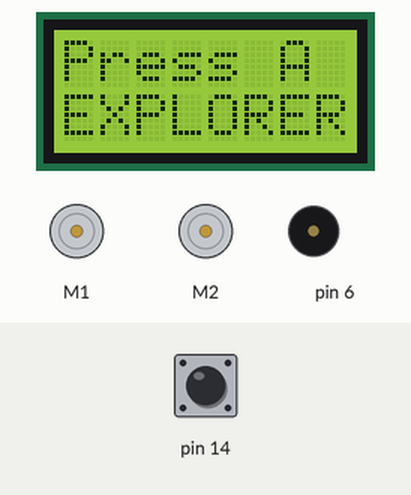
Simulated run of this sketch. Board: Arduino Leonardo, built with avr-gcc and run on an emulated ATmega32U4. Parts: 8×2 character LCD, 2 × DC motor (green arrow = forward, orange = backward, longer = faster), buzzer (waves = sounding). The inputs (shaded band) are chosen by the test bench; at power-on: pin 14 HIGH.

Above: at 0.8 s.
0.9 s: pin 14 pulled LOW for 0.15 s
At 2.41 s:
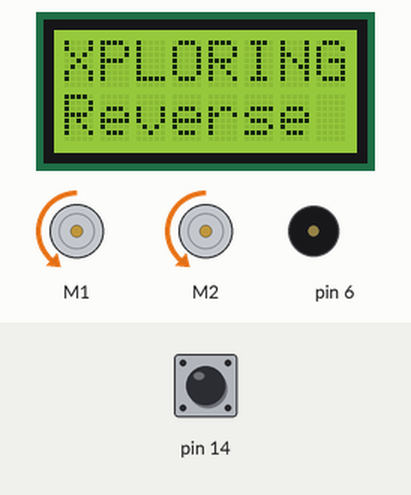
At 3.0 s:
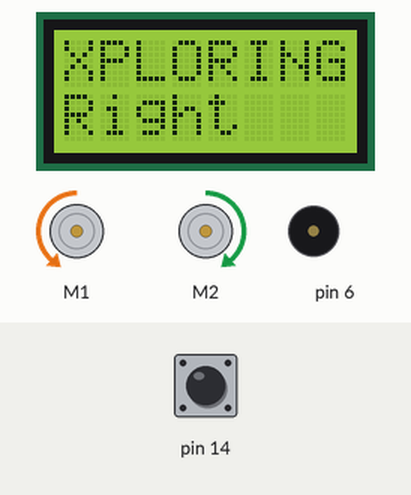
Timing chart, 0 to 10.0 s (numbered marks = the images above; inputs shaded):
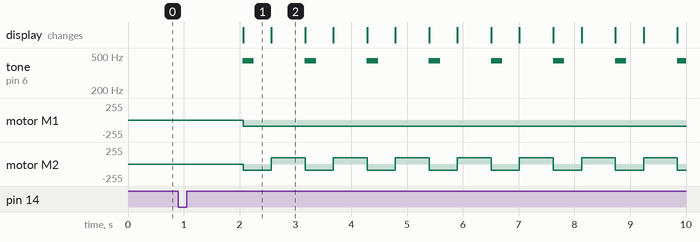

The sketch:

edge_explorer.ino
```cpp
// (licence header left out)
#include <Wire.h>
#include <Zumo32U4.h>

Zumo32U4LineSensors lineSensors;
Zumo32U4Buzzer buzzer;
Zumo32U4Motors motors;
Zumo32U4LCD lcd;
Zumo32U4ButtonA buttonA;

// Tune for different lighting conditions and surfaces
// max 2000 microseconds
#define SENSOR_THRESHOLD 1000
#define SENSOR_COUNT 3
#define SENSOR_LEFT_INDEX 0
#define SENSOR_RIGHT_INDEX 2

#define MIN_SPEED 0
#define MAX_SPEED 150

#define ACCELERATION_RATE 2

#define FORWARD 1
#define REVERSE -1
#define REVERSE_TIME 500

#define LEFT 2
#define RIGHT 3

#define TURN_TIME 600

unsigned int lineSensorValues[SENSOR_COUNT];

// Wait for the user to press button A.
// Delay 1 second after button press.
void waitForButtonA() {
  lcd.clear();
  lcd.print("Press A");
  lcd.gotoXY(0, 1);
  lcd.print("EXPLORER");
  buttonA.waitForButton();
  delay(1000);
}

// Set speed and direction of each motor
void move(int direction, int16_t speed) {
  lcd.clear();
  lcd.print("XPLORING");
  lcd.gotoXY(0, 1);

  int turnTiming = 0;

  switch (direction) {
    case LEFT:
      lcd.print("Left");
      motors.setLeftSpeed(speed);
      motors.setRightSpeed(-speed);
      delay(TURN_TIME);
      break;

    case RIGHT:
      lcd.print("Right");
      motors.setLeftSpeed(-speed);
      motors.setRightSpeed(speed);
      delay(TURN_TIME);
      break;

    case FORWARD:
      lcd.print("Forward");
      motors.setSpeeds(speed, speed);
      break;

    case REVERSE:
      lcd.print("Reverse");
      motors.setSpeeds(-speed, -speed);
      delay(REVERSE_TIME);
      break;

    default:
      break;
  }
}

// setup is called once before the main loop executes
void setup() {
  lineSensors.initThreeSensors();
  waitForButtonA();
}

// main loop
void loop() {
  lineSensors.read(lineSensorValues);

  if (lineSensorValues[SENSOR_LEFT_INDEX] < SENSOR_THRESHOLD) {

    // left sensor edge detected
    buzzer.playNote(NOTE_A(4), 200, 15);
    move(REVERSE, MAX_SPEED);
    move(RIGHT, MAX_SPEED);

  } else if (lineSensorValues[SENSOR_RIGHT_INDEX] < SENSOR_THRESHOLD) {

    // right sensor edge detected
    buzzer.playNote(NOTE_E(4), 200, 15);
    move(REVERSE, MAX_SPEED);
    move(LEFT, MAX_SPEED);

  } else {
    // no edge detected, explore straight ahead
    move(FORWARD, MAX_SPEED);
  }
}
```

Measured:
- after the input at 0.9 s, tone on pin 6: alternates 440 Hz for 0.20 s and silent for 0.91 s, starting after 1.2 s; motor M1: stopped → backward 95/255 after 1.2 s; motor M2: alternates forward 95/255 for 0.61 s and backward 95/255 for 0.50 s, starting after 1.2 s; the display: changes after 1.2 s (image 1)
- what the display in image 1 shows lasts 0.5 s, from 2.1 s to 2.6 s
- what the display in image 2 shows lasts 0.6 s, from 2.6 s to 3.2 s
